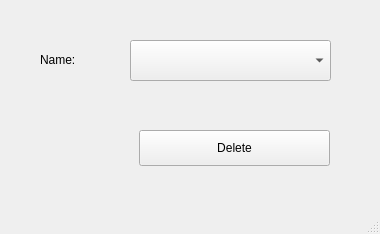
<?xml version="1.0" encoding="UTF-8"?>
<ui version="4.0">
 <class>DeleteWindow</class>
 <widget class="QMainWindow" name="DeleteWindow">
  <property name="geometry">
   <rect>
    <x>0</x>
    <y>0</y>
    <width>380</width>
    <height>234</height>
   </rect>
  </property>
  <property name="windowTitle">
   <string>Delete</string>
  </property>
  <widget class="QWidget" name="centralwidget">
   <widget class="QComboBox" name="cbName">
    <property name="geometry">
     <rect>
      <x>130</x>
      <y>40</y>
      <width>201</width>
      <height>41</height>
     </rect>
    </property>
   </widget>
   <widget class="QLabel" name="lbName">
    <property name="geometry">
     <rect>
      <x>40</x>
      <y>44</y>
      <width>98</width>
      <height>31</height>
     </rect>
    </property>
    <property name="text">
     <string>Name:</string>
    </property>
   </widget>
   <widget class="QPushButton" name="pushButton">
    <property name="geometry">
     <rect>
      <x>139</x>
      <y>130</y>
      <width>191</width>
      <height>36</height>
     </rect>
    </property>
    <property name="text">
     <string>Delete</string>
    </property>
   </widget>
  </widget>
  <widget class="QMenuBar" name="menubar">
   <property name="geometry">
    <rect>
     <x>0</x>
     <y>0</y>
     <width>380</width>
     <height>30</height>
    </rect>
   </property>
  </widget>
  <widget class="QStatusBar" name="statusbar"/>
 </widget>
 <resources/>
 <connections/>
</ui>
